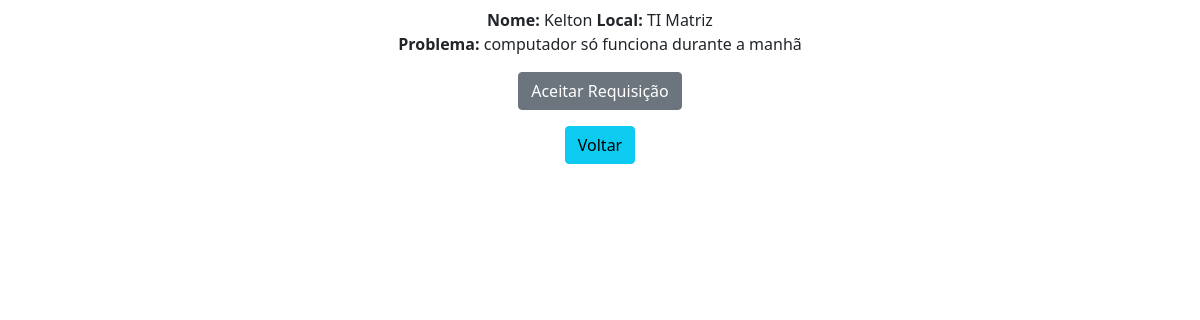
Screenshot of /view/1 with the database file from the repository.
### app_osrm/models.py (models this page shows)
class InserirDados(models.Model):
    nome = models.CharField(max_length=100)
    placa_patrimonio = models.IntegerField()
    local = models.CharField(max_length=100)
    problema = models.TextField(max_length=300)
    horarioInsercao = models.DateTimeField(default=datetime.datetime.now, blank=True)

### app_osrm/views.py (the view)
# urls.py: path('view/<int:pk>', view, name="view"),
def view(request, pk):
    data = {}
    data['db'] = InserirDados.objects.get(pk=pk)
    return render(request, 'view.html',data)

### templates/view.html (shortened to what this page needs)
<!DOCTYPE html>
<html lang="pt-br">
<head>
    <link href="https://cdn.jsdelivr.net/npm/bootstrap@5.1.3/dist/css/bootstrap.min.css" rel="stylesheet">
</head>
<body>
    <div class="col-8 m-auto pt-2 pb-2 text-center">
        <strong>Nome: </strong>{{db.nome}}
        <strong>Local: </strong>{{db.local}}<br>
        <strong>Problema: </strong>{{db.problema}}<br>
    </div>
    <div class="col-8 m-auto pt-2 pb-2 text-center">
        <a href="" class="btn btn-secondary">Aceitar Requisição</a>
    </div>
    <div class="col-8 m-auto pt-2 pb-2 text-center">
        <a href="/lista/" class="btn btn-info">Voltar</a>
    </div>
</body>
</html>

### rows the page displays
InserirDados: nome "Kelton", local "TI Matriz", problema "computador só funciona durante a manhã"
